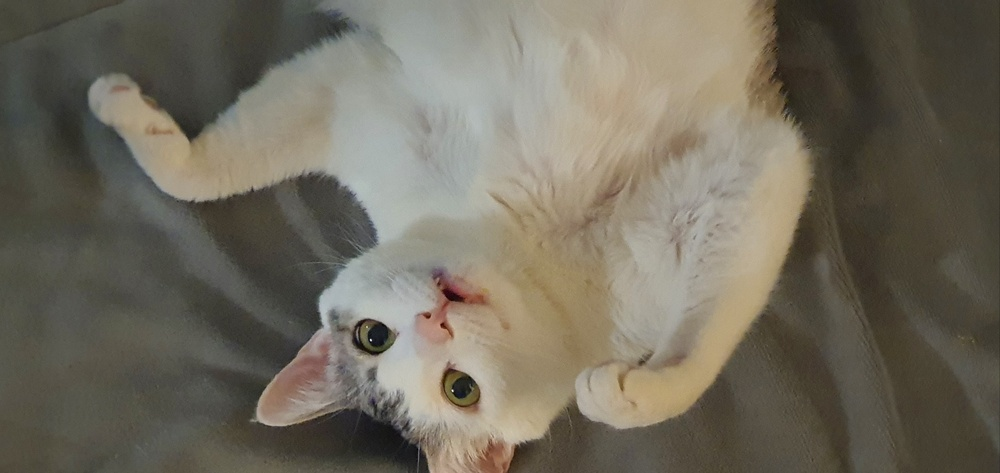
#> input picture img/WhiteCat.jpg, 1000 x 473 px, shrunk from 1613 x 763 before the run
$ python GaussianBlur.py
#> lines starting #> are read from the running program, lines starting #| are printed output that depends on the picture
import cv2
import matplotlib.pyplot as plt

img_file = "img/WhiteCat.jpg"
img = cv2.imread(img_file, cv2.IMREAD_GRAYSCALE)
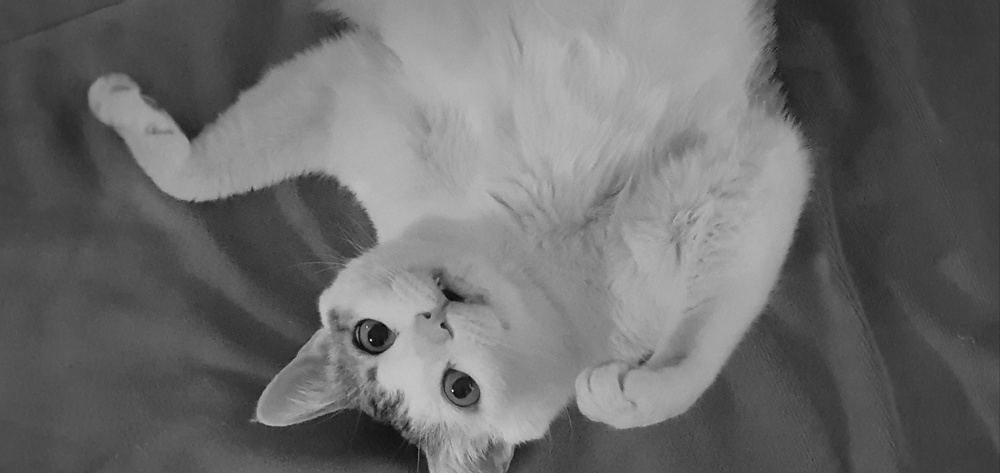
#> img: shape (473, 1000); min 1, max 255, mean 107.5

if img is not None:
    gausian_img1 = cv2.GaussianBlur(img, (0, 0), 1)
    gausian_img2 = cv2.GaussianBlur(img, (0, 0), 3)
    gausian_img3 = cv2.GaussianBlur(img, (0, 0), 5)

    plt.subplot(2, 2, 1)
    plt.title("Original")
    plt.imshow(img, cmap='gray')

    plt.subplot(2, 2, 2)
    plt.title("Sigma = 1")
    plt.imshow(gausian_img1, cmap='gray')

    plt.subplot(2, 2, 3)
    plt.title("Sigma = 3")
    plt.imshow(gausian_img2, cmap='gray')

    plt.subplot(2, 2, 4)
    plt.title("Sigma = 5")
    plt.imshow(gausian_img3, cmap='gray')

    plt.show()
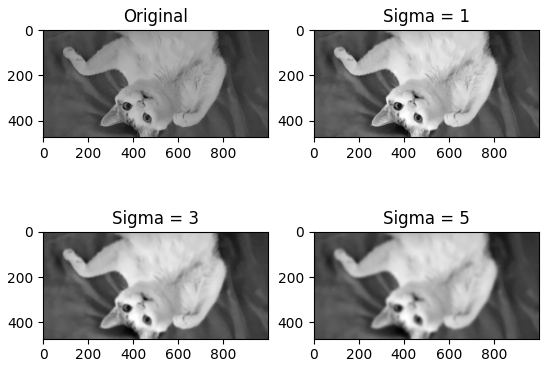
#> figure drawn by matplotlib, 4 panels
